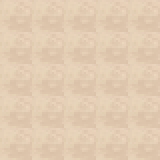

A level layout from a 2D game, rendered from its tile map. Below: a short description, then the map file with its tile-grid data intact:
An orthogonal 5x5 tile map with 32x32 px tiles, 1 tile layer (ground).

<map version="1.0" tiledversion="1.0.3" orientation="orthogonal" renderorder="right-down" width="5" height="5" tilewidth="32" tileheight="32" backgroundcolor="#ff55ff" nextobjectid="383">
 <tileset firstgid="1" name="tilesheet" tilewidth="32" tileheight="32" tilecount="1960" columns="20">
  <image source="tilesheet.png" width="640" height="3136" />
 </tileset>
 <layer name="ground" width="5" height="5">
  <data encoding="csv">
11,11,11,11,11,
11,11,11,11,11,
11,11,11,11,11,
11,11,11,11,11,
11,11,11,11,11
</data>
 </layer>
</map>
